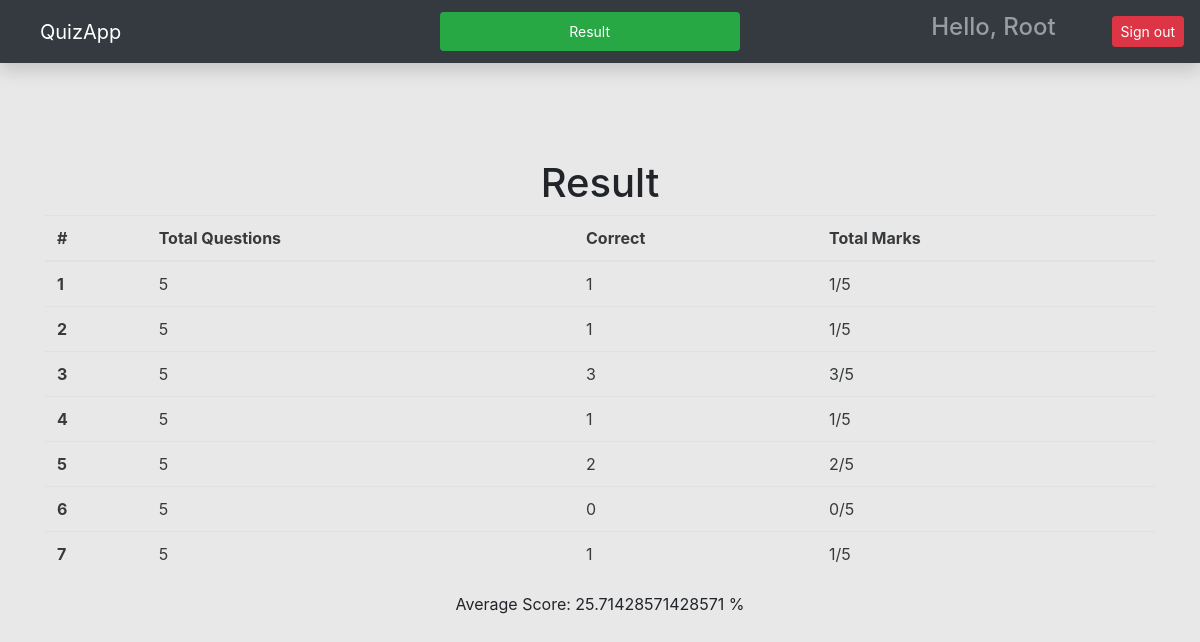
Page /quiz/show-results (signed in) on the committed database.
### quiz/models.py (models this page shows, shortened)
class Result(models.Model):
    user = models.ForeignKey(to=User, on_delete=models.CASCADE)
    total = models.IntegerField(blank=False)
    got = models.IntegerField(blank=False, default=0)
    created_at = models.DateTimeField(auto_now_add=True)
    updated_at = models.DateTimeField(auto_now=True)

### quiz/views.py (the view)
# urls.py: path('show-results', result, name='result')
@login_required(login_url='/login/')
def result(request):
    if request.method == "GET":
        results = Result.objects.filter(user=request.user)
        average_score = 0
        if results:
            total_attempt = results.count() * 5
            total_correct = 0
            for result in results:
                total_correct += result.got
            average_score = (total_correct / total_attempt) * 100
        return render(request, 'results.html', {"results": results, "average_score": average_score})

### templates/results.html (shortened to what this page needs)
{% extends 'base.html' %}
{% load static %}
{% block content %}
<div id="section1">
    <div class="container mt-5 pt-5">
        <h1 class="text-center">
            Result
        </h1>
        <table class="table">
            <thead>
                <tr>
                    <th scope="col">#</th>
                    <th scope="col">Total Questions</th>
                    <th scope="col">Correct</th>
                    <th scope="col">Total Marks</th>
                </tr>
            </thead>
            <tbody>
                {% for result in results %}
                <tr>
                    <th scope="row">{{ forloop.counter }}</th>
                    <td>{{ result.total }}</td>
                    <td>{{ result.got }}</td>
                    <td>{{ result.got }}/{{ result.total }}</td>
                </tr>
                {% endfor %}
            </tbody>
        </table>
        <div class="text-center" id="average-score">Average Score: {{ average_score }} %</div>
    </div>
</div>
{% endblock content %}

### templates/base.html (shortened to what this page needs)
{% load static %}
<html lang="en">
<head>
  <link href="{% static 'css/bootstrap.min.css'%}" rel="stylesheet" />
  <link href="{% static 'css/main.css'%}" rel="stylesheet" />
  <link rel="stylesheet" href="https://maxcdn.bootstrapcdn.com/bootstrap/4.0.0/css/bootstrap.min.css" />
  <link rel="stylesheet" href="{% static 'css/styles.css' %}">
</head>
<body>
  <nav class="navbar navbar-dark sticky-top bg-dark flex-md-nowrap p-0 shadow">
    <a class="navbar-brand col-md-3 col-lg-2 me-0 px-3 ml-4" href="{% url 'index_page' %}">QuizApp</a>
    <a class="nav-link btn col-md-3 me-0 px-3 ml-4 btn-success btn-sm" href="{% url 'result' %}">Result</a>
    <ul class="navbar-nav px-3" style="display: flex; flex-direction: row; align-items:center;">
      <li class="nav-item text-nowrap">
        <div href="" class="nav-link">
          <h4 class="text text-capitalize">
            Hello, {{request.user.username}}
          </h4>
        </div>
      </li>
      <li class="nav-item text-nowrap mt-3 ml-2">
        <form action="{% url 'logout' %}" method="post">
          <input class="btn btn-danger btn-sm ml-5" type="submit" value="Sign out">
        </form>
      </li>
    </ul>
  </nav>
  {% block content %}
  {% endblock content %}
</body>
</html>

### quiz/static/css/styles.css (style rules this page uses)
body { background-color: #e8e8e8; }
#section1 { height: 100vh; }

### rows in the picture
Result: total "5", got "1"
Result: total "5", got "1"
Result: total "5", got "3"
Result: total "5", got "1"
Result: total "5", got "2"
Result: total "5", got "0"
Result: total "5", got "1"

### other values in the picture
{{ request.user.username }} "Root"
{{ average_score }} "25.71428571428571"
